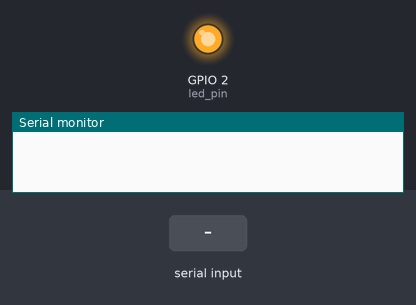
The sketch below on a simulated ESP32. Parts: output pins drawn as LEDs (lit = HIGH), the last lines printed to the serial monitor. Dashed ring = blinking. Inputs (shaded band) come from the test bench.

Above: at 1.0 s.
At 1.8 s:
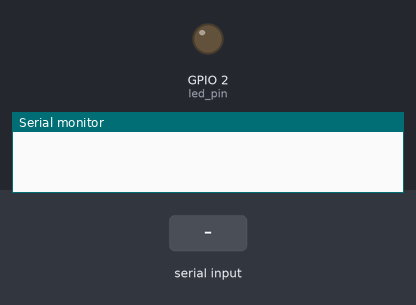
1.9 s: "1\n" received over Serial
At 2.4 s:
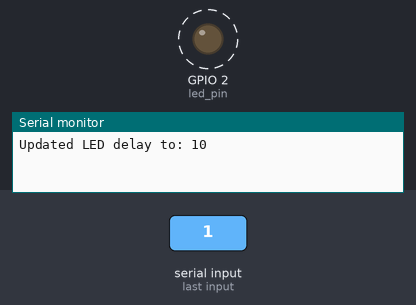
Timing chart, 0 to 9.4 s (numbered marks = the images above; inputs shaded):
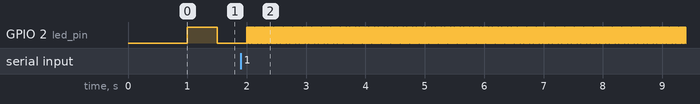

The sketch:

blink_LED_preemptive_scheduling.ino
```cpp
#include<stdlib.h>

#if CONFIG_FREERTOS_UNICORE
  static BaseType_t app_cpu = 1;
#else
  static BaseType_t app_cpu = 0;
#endif

static int led_delay = 500; //default rate
static const uint8_t buffer_len = 20;
static const int led_pin = 2;

void blink_led(void *parameter) {
  while(1) {
    digitalWrite(led_pin, HIGH);
    vTaskDelay(led_delay / portTICK_PERIOD_MS);
    digitalWrite(led_pin, LOW);
    vTaskDelay(led_delay / portTICK_PERIOD_MS);
  }
}

void user_input(void *parameters) {
  char buf[buffer_len];
  char input;
  uint8_t idx = 0;
  memset(buf, 0, buffer_len);

  while(1) {
    if (Serial.available() > 0){
      input = Serial.read();
      if (input == '\n') {
        led_delay = input;
        Serial.print("Updated LED delay to: ");
        Serial.println(led_delay);
        memset(buf, 0, buffer_len);
        idx = 0;
      }
      else {
        if (idx < buffer_len - 1) {
          buf[idx] = input;
          idx  ;
        }
      }
    }
  }
}

void setup() {
  pinMode(led_pin, OUTPUT);
  Serial.begin(115200);
  vTaskDelay(1000 / portTICK_PERIOD_MS);

  xTaskCreatePinnedToCore(
    blink_led,
    "Blink LED",
    1024,
    NULL,
    1,
    NULL,
    app_cpu
  );

  xTaskCreatePinnedToCore(
    user_input,
    "User Input",
    1024,
    NULL,
    1,
    NULL,
    app_cpu
  );
  vTaskDelete(NULL);
}

void loop() {
  // put your main code here, to run repeatedly:

}
```

Measured:
- after the input at 1.9 s, GPIO 2 (led_pin): alternates HIGH for 0.01 s and LOW for 0.01 s, starting after 0.11 s
